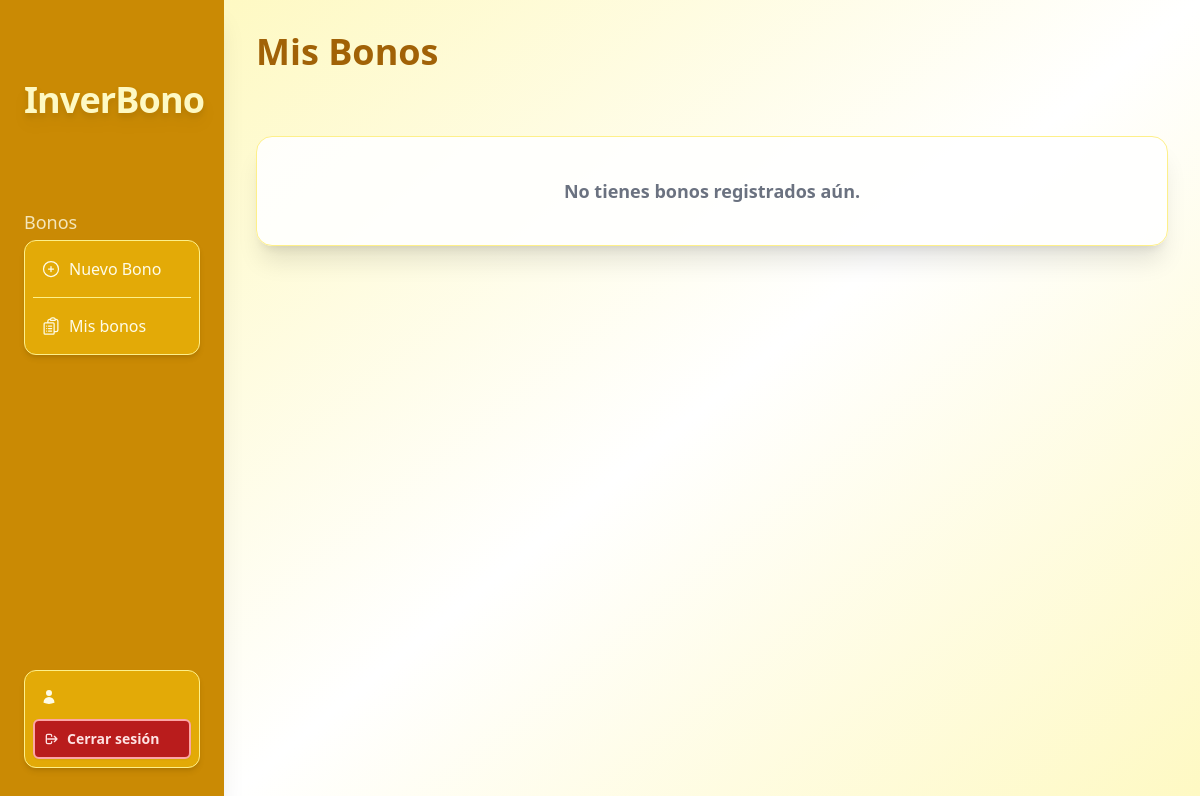
Before: /bonds/list/ with the older database file.
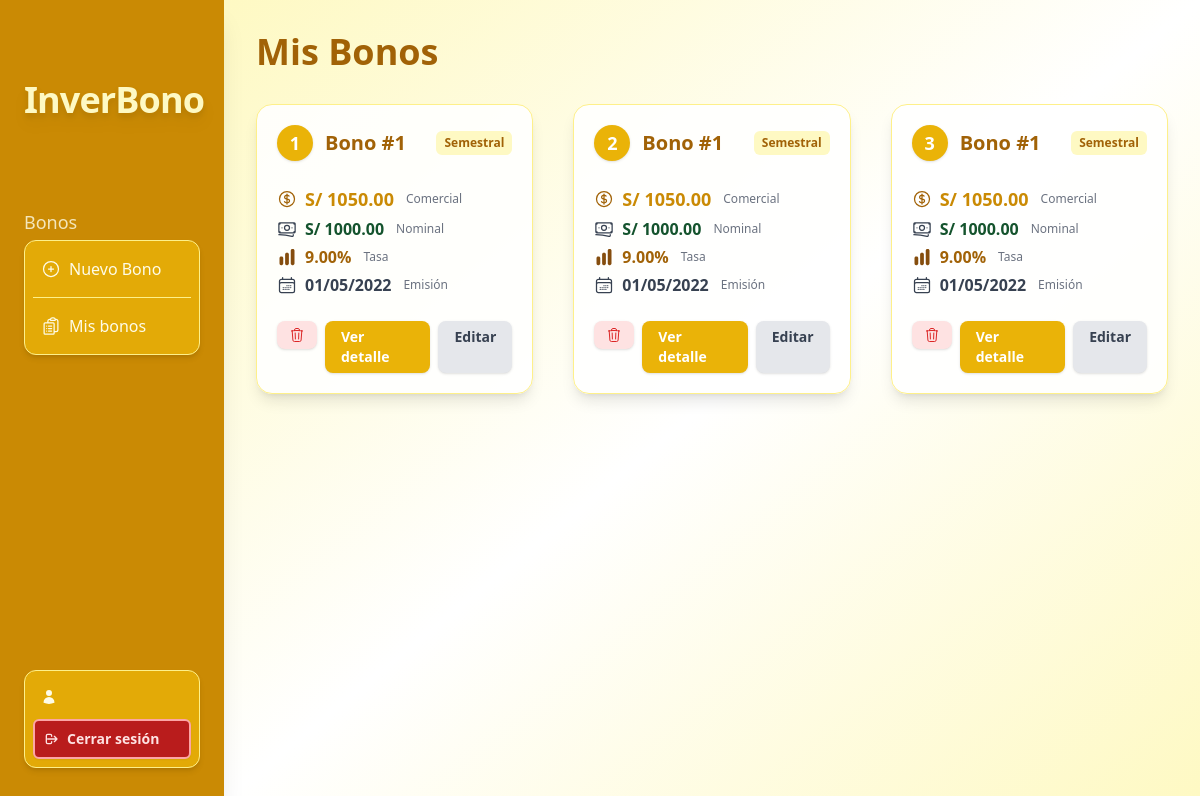
After: the same page with the newer database file.
### bonds/models.py (models this page shows, shortened)
class Bond(models.Model):
    name = models.CharField(max_length=100, default="Bono #1")
    nominal_value = models.DecimalField(max_digits=20, decimal_places=2)
    commercial_value = models.DecimalField(max_digits=20, decimal_places=2)
    issue_date = models.DateField()
    years_number = models.DecimalField(max_digits=4, decimal_places=2)
    coupon_frequency = models.CharField(max_length=20, choices=[
        ('diaria', 'Diaria'),
        ('semanal', 'Semanal'),
        ('quincenal', 'Quincenal'),
        ('mensual', 'Mensual'),
        ('bimestral', 'Bimestral'),
        ('trimestral', 'Trimestral'),
        ('cuatrimestral', 'Cuatrimestral'),
        ('semestral', 'Semestral'),
        ('anual', 'Anual'),
    ])
    interest_rate_type = models.CharField(max_length=10, choices=[
        ('efectiva', 'Efectiva'),
        ('nominal', 'Nominal'),
    ])
    capitalization = models.CharField(max_length=20, choices=[
        ('diaria', 'Diaria'),
        ('semanal', 'Semanal'),
        ('quincenal', 'Quincenal'),
        ('mensual', 'Mensual'),
        ('bimestral', 'Bimestral'),
        ('trimestral', 'Trimestral'),
        ('cuatrimestral', 'Cuatrimestral'),
        ('semestral', 'Semestral'),
        ('anual', 'Anual'),
    ])
    interest_rate = models.DecimalField(max_digits=5, decimal_places=2)
    annual_discount_rate = models.DecimalField(max_digits=5, decimal_places=2)
    income_tax = models.DecimalField(max_digits=5, decimal_places=2)
    premium_percentage = models.DecimalField(max_digits=5, decimal_places=2, null=True, blank=True, default=0)
    structuring_percentage = models.DecimalField(max_digits=5, decimal_places=2, null=True, blank=True, default=0)
    placement_percentage = models.DecimalField(max_digits=5, decimal_places=2, null=True, blank=True, default=0)
    float_percentage = models.DecimalField(max_digits=5, decimal_places=2, null=True, blank=True, default=0)
    cavali_percentage = models.DecimalField(max_digits=5, decimal_places=2, null=True, blank=True, default=0)
    structuring_type = models.CharField(max_length=10, choices=[('emisor', 'Emisor'), ('bonista', 'Bonista'), ('ambos', 'Ambos')], default='emisor')
    placement_type = models.CharField(max_length=10, choices=[('emisor', 'Emisor'), ('bonista', 'Bonista'), ('ambos', 'Ambos')], default='emisor')
    float_type = models.CharField(max_length=10, choices=[('emisor', 'Emisor'), ('bonista', 'Bonista'), ('ambos', 'Ambos')], default='emisor')
    cavali_type = models.CharField(max_length=10, choices=[('emisor', 'Emisor'), ('bonista', 'Bonista'), ('ambos', 'Ambos')], default='emisor')
    tcea_emisor = models.DecimalField(max_digits=10, decimal_places=5, null=True, blank=True)
    tcea_emisor_escudo = models.DecimalField(max_digits=10, decimal_places=5, null=True, blank=True)
    trea_bonista = models.DecimalField(max_digits=10, decimal_places=5, null=True, blank=True)
    duracion = models.DecimalField(max_digits=10, decimal_places=4, null=True, blank=True)
    convexidad = models.DecimalField(max_digits=10, decimal_places=4, null=True, blank=True)
    total = models.DecimalField(max_digits=10, decimal_places=4, null=True, blank=True)
    duracion_modificada = models.DecimalField(max_digits=10, decimal_places=4, null=True, blank=True)
    precio_actual = models.DecimalField(max_digits=20, decimal_places=2, null=True, blank=True)
    utilidad = models.DecimalField(max_digits=20, decimal_places=2, null=True, blank=True)
    issuer_initial_cost = models.DecimalField(max_digits=20, decimal_places=2, null=True, blank=True)
    bondholder_initial_cost = models.DecimalField(max_digits=20, decimal_places=2, null=True, blank=True)
    cok = models.DecimalField(max_digits=10, decimal_places=5, null=True, blank=True)
    effective_annual_rate = models.DecimalField(max_digits=10, decimal_places=5, null=True, blank=True)
    effective_coupon_rate = models.DecimalField(max_digits=10, decimal_places=5, null=True, blank=True)
    capitalization_days = models.IntegerField(null=True, blank=True)
    total_periods = models.IntegerField(null=True, blank=True)
    coupon_frequency_days = models.IntegerField(null=True, blank=True)
    periods_per_year = models.DecimalField(max_digits=10, decimal_places=4, null=True, blank=True)

### bonds/views.py (the view)
# urls.py: path('list/', views.list_bonds_view, name='list_bonds'),
def list_bonds_view(request):
    try:
        bonds = list(Bond.objects.all().order_by('-issue_date'))
        db_error = False
    except Exception:
        bonds = []
        db_error = True
    return render(request, 'list.html', {'bonds': bonds, 'db_error': db_error})

### bonds/templates/list.html (shortened to what this page needs)
{% extends "base.html" %}
{% block content %}
{% include "_sidebar.html" %}
<main class="ml-56 min-h-screen p-8 bg-gradient-to-br from-yellow-100 via-white to-yellow-100">
  <div class="max-w-6xl mx-auto">
    <h2 class="text-4xl font-extrabold text-yellow-700 mb-8">Mis Bonos</h2>
    {% if bonds and bonds|length > 0 %}
    <div class="grid grid-cols-1 sm:grid-cols-2 lg:grid-cols-3 gap-10">
      {% for bond in bonds %}
      <div class="relative bg-white/90 border border-yellow-200 rounded-2xl shadow-lg hover:shadow-xl p-5 flex flex-col gap-2 transition duration-150 hover:scale-105">
        <div class="flex items-center gap-3 mb-2">
          <span class="bg-yellow-500 text-white text-lg font-bold rounded-full w-9 h-9 flex items-center justify-center shadow">{{ forloop.counter }}</span>
          <h3 class="text-xl font-bold text-yellow-700 truncate flex-1">{{ bond.name }}</h3>
          <span class="bg-yellow-100 text-yellow-700 text-xs font-semibold px-2 py-1 rounded-md">{{ bond.get_coupon_frequency_display }}</span>
        </div>
        <div class="flex flex-col gap-1 text-gray-700 text-base mt-2">
            <div class="flex items-center gap-2">
                <span class="text-lg font-bold text-yellow-600">S/ {{ bond.commercial_value|floatformat:2 }}</span>
                <span class="text-xs text-gray-500 ml-1">Comercial</span>
            </div>
            <div class="flex items-center gap-2">
                <span class="font-semibold text-green-900">S/ {{ bond.nominal_value|floatformat:2 }}</span>
                <span class="text-xs text-gray-500 ml-1">Nominal</span>
            </div>
            <div class="flex items-center gap-2">
                {% widthratio bond.interest_rate 1 1 as tasa_humana %}
                <span class="font-semibold text-yellow-700">{{ tasa_humana|floatformat:2 }}%</span>
                <span class="text-xs text-gray-500 ml-1">Tasa</span>
            </div>
            <div class="flex items-center gap-2">
                <span class="font-semibold">{{ bond.issue_date|date:'d/m/Y' }}</span>
                <span class="text-xs text-gray-500 ml-1">Emisión</span>
            </div>
        </div>
        <div class="flex gap-2 mt-4 justify-end font-semibold text-sm">
            <form method="post" action="{% url 'bonds:delete_bond' bond.id %}" class="inline mr-auto">
                <button type="submit" onclick="return confirm('¿Seguro que deseas eliminar este bono?');" class="px-3 py-1.5 rounded-lg bg-red-100 hover:bg-red-200 text-red-600 shadow transition flex items-center gap-1" title="Eliminar">
                </button>
            </form>
            {% if bond.id %}
            <a href="{% url 'bonds:detail' bond.id %}" class="px-4 py-1.5 rounded-lg bg-yellow-500 hover:bg-yellow-600 text-white shadow transition">Ver detalle</a>
            {% else %}
            <span class="px-4 py-1.5 rounded-lg bg-gray-300 text-white shadow transition opacity-50 cursor-not-allowed">Ver detalle</span>
            {% endif %}
            <a href="" class="px-4 py-1.5 rounded-lg bg-gray-200 hover:bg-gray-300 text-gray-700 shadow transition">Editar</a>
        </div>
      </div>
      {% endfor %}
    </div>
    {% else %}
      <div class="bg-white/90 border border-yellow-200 rounded-2xl shadow-xl p-10 text-center text-gray-500 text-lg font-semibold mt-16">
        No tienes bonos registrados aún.
      </div>
    {% endif %}
  </div>
</main>
{% endblock %}

Changed rows visible on the page:
added Bond: name "Bono #1", coupon_frequency "Semestral", commercial_value "1050.00", nominal_value "1000.00", interest_rate "9.00", issue_date "01/05/2022", shows "Ver detalle"
added Bond: name "Bono #1", coupon_frequency "Semestral", commercial_value "1050.00", nominal_value "1000.00", interest_rate "9.00", issue_date "01/05/2022", shows "Ver detalle"
added Bond: name "Bono #1", coupon_frequency "Semestral", commercial_value "1050.00", nominal_value "1000.00", interest_rate "9.00", issue_date "01/05/2022", shows "Ver detalle"
Other visible differences:
text no longer shown: "No tienes bonos registrados aún."
